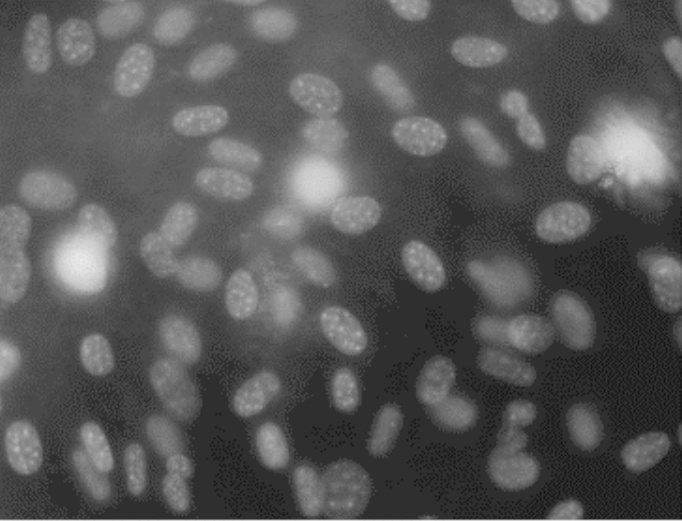
#> input picture 15.0.jpg, 682 x 521 px
$ python Oor.py 15.0.jpg 15.0.jpg
#> lines starting #> are read from the running program, lines starting #| are printed output that depends on the picture; after the words box and inside, x2 and y2 are one past the last pixel; in counts of white or black regions, pixels touching at a corner belong together
import cv2
import numpy as np
import matplotlib as mpl
mpl.use('Agg')
from matplotlib import pyplot as plt
import sys
import random


def Th(img,row,col,x):
	for i in range(row):
		for j in range(col):
			val = img[i,j]
			if val > x:
				img[i,j] = 255
			else:
				img[i,j] = 0

def Not(img,row,col):
	for i in range(row):
		for j in range(col):
			img[i,j] = 255- img[i,j]

def main(img, img1):
#> called with img = '15.0.jpg', img1 = '15.0.jpg'
	img = cv2.imread(img)
#> img is the input picture: shape (521, 682, 3); min 17, max 235, mean 86.8
	img2 = cv2.imread(img1)

	row, cols ,channels = img.shape
#> row = 521; cols = 682; channels = 3
	img2 = cv2.resize(img2,(int(cols),int(row)))
	img = cv2.cvtColor(img,cv2.COLOR_BGR2GRAY)
#> img: shape (521, 682)
	img2 = cv2.cvtColor(img2,cv2.COLOR_BGR2GRAY)

	row,col = img.shape
#> col = 682
	r, c = img2.shape
#> r = 521; c = 682

	Not(img,row,col)
#> after the loop in Not, `for i in range(row):`:
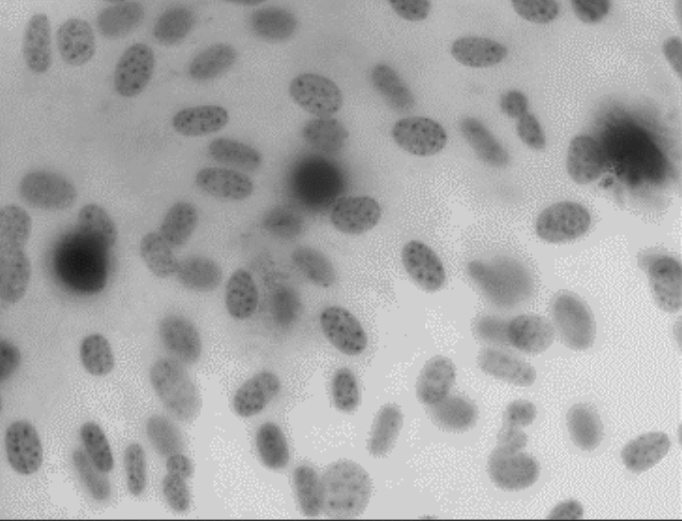
#> img: shape (521, 682); min 20, max 238, mean 168.2
	Not(img2,r,c)
	Th(img,row,col,100)
#> after the loop in Th, `for i in range(row):`:
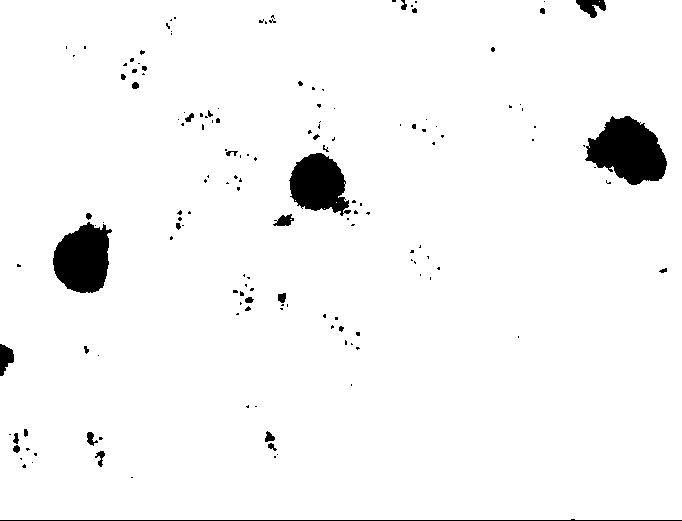
#> img: shape (521, 682); 96.5% white; 154 black regions (123 under 20 px), largest, box (x1, y1, x2, y2) and area: (585, 116, 667, 185) 3680, (53, 222, 112, 293) 3057, (289, 153, 351, 216) 2633
	Th(img2,r,c,100)

	for i in range (row):
		for j in range(col):
			img[i,j] = img[i,j] | img2[i,j]
	strr = "uploads/solution_"+str(random.random())+".jpg"
	cv2.imwrite(strr,img)
	return strr

filename = sys.argv[1]
filename1 = sys.argv[2]
print(main(filename,filename1))
